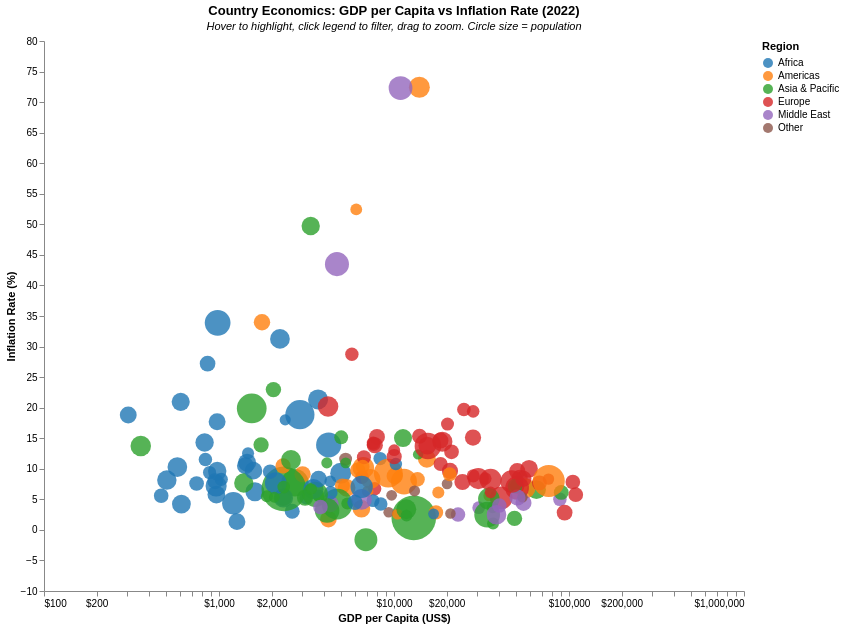

Describe this chart as a Vega-Lite specification.
### Vega-Lite specification from a JSON file in a GitHub repository (floating-point values rounded to 4 significant figures; data arrays with more than 128 entries replaced by an {"elided": "..."} marker saying what was removed)
{"config": {"view": {"continuousWidth": 300, "continuousHeight": 300, "strokeWidth": 0}}, "data": {"name": "data-a1f869fa9fa7d88eecaf2c5b969e5a97"}, "mark": {"type": "circle"}, "encoding": {"color": {"field": "region", "legend": {"orient": "right"}, "scale": {"scheme": "category10"}, "title": "Region", "type": "nominal"}, "opacity": {"condition": {"param": "param_60", "value": 0.8}, "value": 0.1}, "size": {"condition": {"param": "param_58", "empty": false, "value": 1000}, "field": "population", "legend": null, "scale": {"range": [100, 2000], "type": "sqrt"}, "type": "quantitative"}, "tooltip": [{"field": "country", "title": "Country", "type": "nominal"}, {"field": "region", "title": "Region", "type": "nominal"}, {"field": "gdp_per_capita", "format": "$,.0f", "title": "GDP per Capita", "type": "quantitative"}, {"field": "inflation_rate", "format": ".2f", "title": "Inflation Rate", "type": "quantitative"}, {"field": "population", "format": ",.0f", "title": "Population", "type": "quantitative"}], "x": {"axis": {"format": "$,.0f", "grid": false}, "field": "gdp_per_capita", "scale": {"type": "log"}, "title": "GDP per Capita (US$)", "type": "quantitative"}, "y": {"axis": {"grid": false}, "field": "inflation_rate", "scale": {"zero": false}, "title": "Inflation Rate (%)", "type": "quantitative"}}, "height": 550, "params": [{"name": "param_58", "select": {"type": "point", "fields": ["country"], "nearest": true, "on": "mouseover"}}, {"name": "param_59", "select": {"type": "interval"}, "bind": "scales"}, {"name": "param_60", "select": {"type": "point", "clear": "dblclick", "fields": ["region"], "on": "click"}, "bind": "legend"}], "title": {"text": "Country Economics: GDP per Capita vs Inflation Rate (2022)", "subtitle": ["Hover to highlight, click legend to filter, drag to zoom. Circle size = population"], "subtitleFontStyle": "italic", "subtitleFontSize": 11}, "width": 700, "$schema": "https://vega.github.io/schema/vega-lite/v5.20.1.json", "datasets": {"data-a1f869fa9fa7d88eecaf2c5b969e5a97": {"elided": "172 records"}}}
